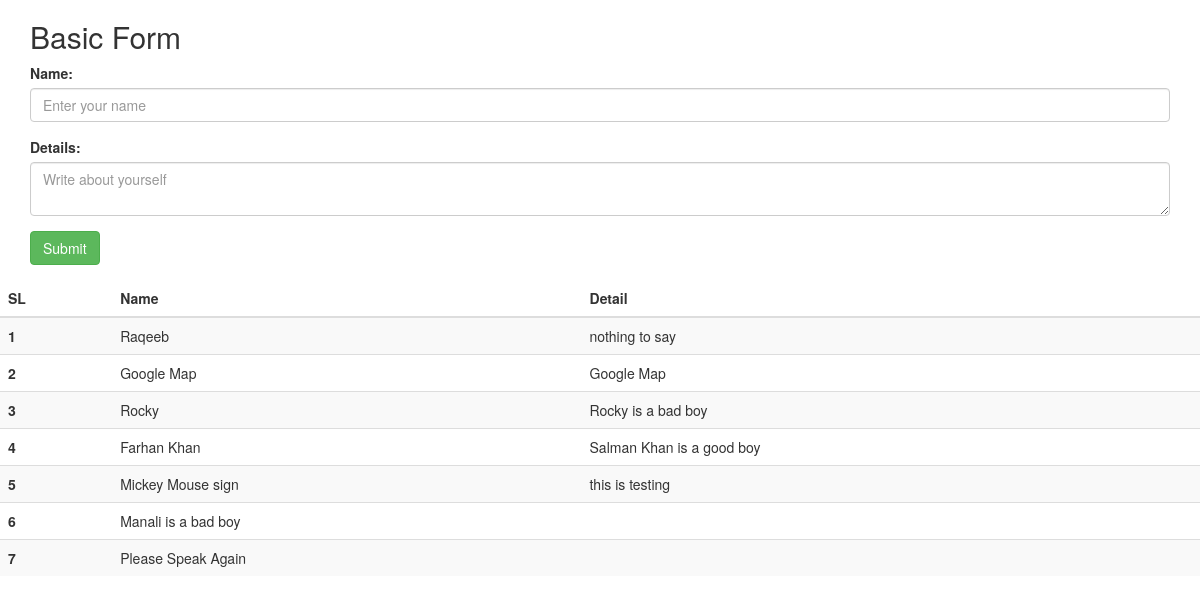
The page / on the database its author committed.
### ai/models.py (models this page shows, shortened)
class Employee(models.Model):
    name         = models.CharField(max_length=100)
    detail       = models.CharField(max_length=200, blank=True, null=True)
    class Meta:
        verbose_name = "Employee"
        verbose_name_plural = "Employee"

### ai/views.py (the view, shortened to what this page needs)
# urls.py: path('', views.index, name="index"),
def index(request):
    if request.method == "POST":
        Employee.objects.create(name = request.POST["name"], detail = request.POST["detail"])
    context = {
        'employee_list':Employee.objects.all().order_by("-id"),
    }
    return render(request, "index.html", context)

### ai/templates/index.html (shortened to what this page needs)
<!DOCTYPE html>
<html lang="en">
{% load static %}
<head>
  <link rel="stylesheet" href="https://maxcdn.bootstrapcdn.com/bootstrap/3.4.1/css/bootstrap.min.css">
</head>
<body>
  <div class="container">
    <h2>Basic Form</h2>
    <form id="entryForm" method="post"> {% csrf_token %}
      <div class="form-group">
        <label for="f_name">Name:</label>
        <input type="text" class="form-control input" required name="name" id="name" placeholder="Enter your name">
      </div>
      <div class="form-group">
        <label for="address">Details:</label>
        <textarea row="3" class="form-control input" required name="detail" id="detail" placeholder="Write about yourself"></textarea>
      </div>
      <div class="form-group">
        <input type="submit" class="btn btn-success" value="Submit" id="btnSubmit">
      </div>
    </form>
  </div>
  <table class="table table-striped">
    <thead>
      <tr>
        <th scope="col">SL</th>
        <th scope="col">Name</th>
        <th scope="col">Detail</th>
      </tr>
    </thead>
    <tbody>
      {% for data in employee_list %}
      <tr>
        <th scope="row">{{ forloop.counter }}</th>
        <td>{{ data.name }}</td>
        <td>{{ data.detail }}</td>
      </tr>
      {% endfor %}
    </tbody>
  </table>
</body>
</html>

### rows shown on the page
Employee: name "Raqeeb", detail "nothing to say"
Employee: name "Google Map", detail "Google Map"
Employee: name "Rocky", detail "Rocky is a bad boy"
Employee: name "Farhan Khan", detail "Salman Khan is a good boy"
Employee: name "Mickey Mouse sign", detail "this is testing"
Employee: name "Manali is a bad boy"
Employee: name "Please Speak Again"
